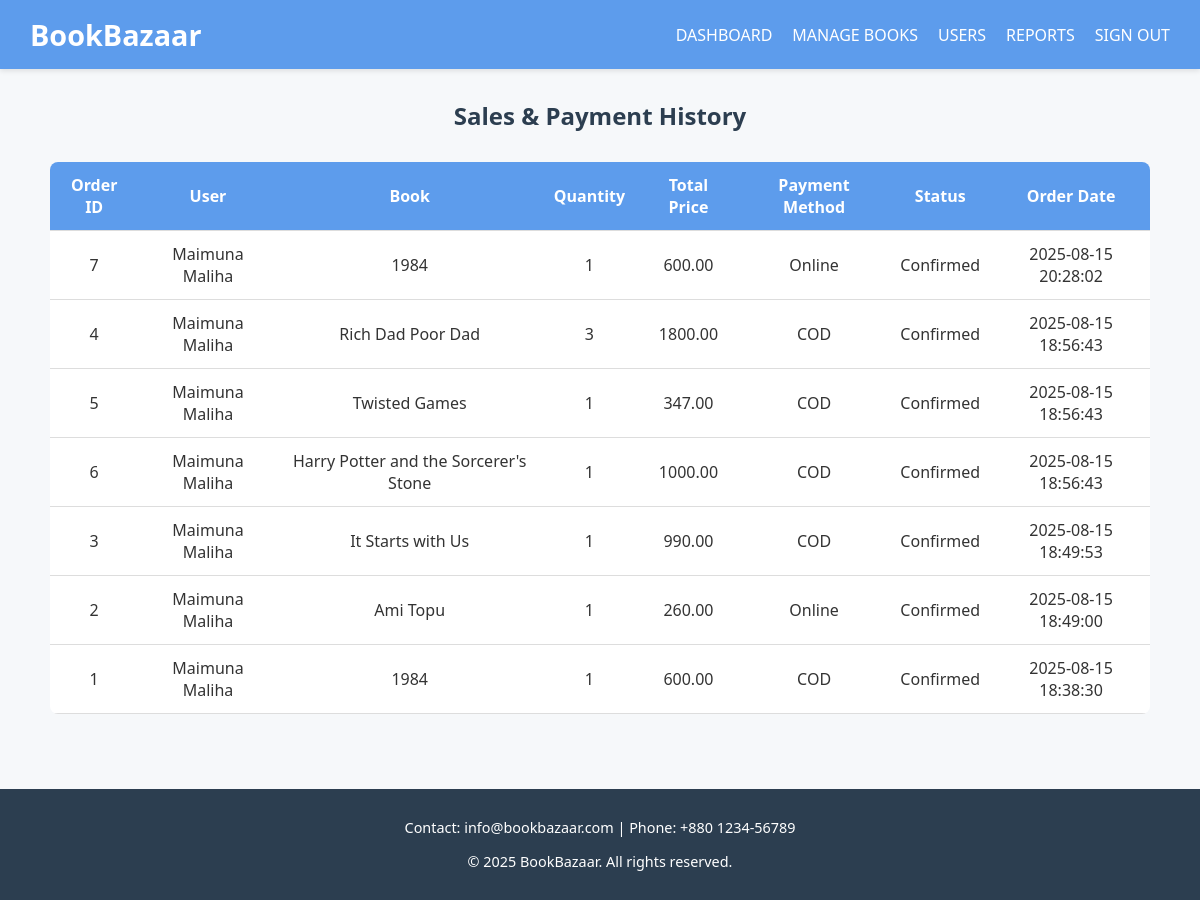
The page /admin/sales.php (signed in) on the database its author committed.
### tables this page shows
CREATE TABLE `orders` (
  `id` int(11) NOT NULL,
  `user_id` int(11) DEFAULT NULL,
  `book_id` int(11) DEFAULT NULL,
  `quantity` int(11) DEFAULT NULL,
  `total_price` decimal(10,2) DEFAULT NULL,
  `address` varchar(255) DEFAULT NULL,
  `phone` varchar(20) DEFAULT NULL,
  `payment_method` enum('COD','Online') DEFAULT NULL,
  `status` enum('Pending','Confirmed','Delivered') DEFAULT 'Pending',
  `created_at` timestamp NOT NULL DEFAULT current_timestamp()
);

CREATE TABLE `users` (
  `id` int(11) NOT NULL,
  `name` varchar(100) DEFAULT NULL,
  `email` varchar(100) DEFAULT NULL,
  `password` varchar(255) DEFAULT NULL,
  `role` enum('user','admin') DEFAULT 'user',
  `created_at` timestamp NOT NULL DEFAULT current_timestamp()
);

CREATE TABLE `books` (
  `title` varchar(255) DEFAULT NULL,
  `description` text DEFAULT NULL,
  `author` varchar(255) DEFAULT NULL,
  `publisher` varchar(255) DEFAULT NULL,
  `publication_year` year(4) DEFAULT NULL,
  `price` decimal(10,2) DEFAULT NULL,
  `image` varchar(255) DEFAULT NULL,
  `id` int(11) NOT NULL
);

### admin/sales.php (the view, shortened to what this page needs)
<?php
include '../includes/db_connect.php';
include '../includes/header.php';
?>
<h2>Sales & Payment History</h2>
<table>
    <tr>
        <th>Order ID</th>
        <th>User</th>
        <th>Book</th>
        <th>Quantity</th>
        <th>Total Price</th>
        <th>Payment Method</th>
        <th>Status</th>
        <th>Order Date</th>
    </tr>
<?php
$result = mysqli_query($conn, "SELECT orders.id, users.name AS user_name, books.title AS book_name, orders.quantity, orders.total_price, orders.payment_method, orders.status, orders.created_at
                               FROM orders
                               JOIN users ON orders.user_id = users.id
                               JOIN books ON orders.book_id = books.id
                               ORDER BY orders.created_at DESC");
while($row = mysqli_fetch_assoc($result)){
?>
    <tr>
        <td><?php echo $row['id']; ?></td>
        <td><?php echo $row['user_name']; ?></td>
        <td><?php echo $row['book_name']; ?></td>
        <td><?php echo $row['quantity']; ?></td>
        <td><?php echo $row['total_price']; ?></td>
        <td><?php echo $row['payment_method']; ?></td>
        <td><?php echo $row['status']; ?></td>
        <td><?php echo $row['created_at']; ?></td>
    </tr>
<?php } ?>
</table>
<?php include '../includes/footer.php'; ?>

### assets/css/style.css (style rules this page uses)
body { font-family: 'Segoe UI', Tahoma, Geneva, Verdana, sans-serif; margin: 0; padding: 0; background-color: #f6f8fa; color: #333; }
h1, h2, h3, h4 { color: #2c3e50; margin: 10px 0; }
table, .orders-table, .cart-form table { width: 100%; border-collapse: collapse; background-color: #fff; border-radius: 8px; margin-top: 20px; overflow: hidden; }
th, td { padding: 12px; text-align: center; border-bottom: 1px solid #ddd; }
th { background-color: #5d9cec; color: #fff; font-weight: 600; }

### rows shown on the page
orders: id "7", user.name "Maimuna Maliha", book.title "1984", quantity "1", total_price "600.00", payment_method "Online", status "Confirmed", created_at "2025-08-15 20:28:02"
orders: id "4", user.name "Maimuna Maliha", book.title "Rich Dad Poor Dad", quantity "3", total_price "1800.00", payment_method "COD", status "Confirmed", created_at "2025-08-15 18:56:43"
orders: id "5", user.name "Maimuna Maliha", book.title "Twisted Games", quantity "1", total_price "347.00", payment_method "COD", status "Confirmed", created_at "2025-08-15 18:56:43"
orders: id "6", user.name "Maimuna Maliha", book.title "Harry Potter and the Sorcerer's Stone", quantity "1", total_price "1000.00", payment_method "COD", status "Confirmed", created_at "2025-08-15 18:56:43"
orders: id "3", user.name "Maimuna Maliha", book.title "It Starts with Us", quantity "1", total_price "990.00", payment_method "COD", status "Confirmed", created_at "2025-08-15 18:49:53"
orders: id "2", user.name "Maimuna Maliha", book.title "Ami Topu", quantity "1", total_price "260.00", payment_method "Online", status "Confirmed", created_at "2025-08-15 18:49:00"
orders: id "1", user.name "Maimuna Maliha", book.title "1984", quantity "1", total_price "600.00", payment_method "COD", status "Confirmed", created_at "2025-08-15 18:38:30"
